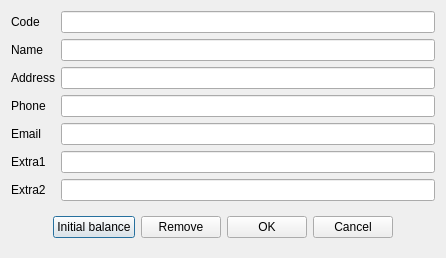
<?xml version="1.0" encoding="UTF-8"?>
<ui version="4.0">
 <class>RECityLedger</class>
 <widget class="QDialog" name="RECityLedger">
  <property name="geometry">
   <rect>
    <x>0</x>
    <y>0</y>
    <width>446</width>
    <height>241</height>
   </rect>
  </property>
  <property name="windowTitle">
   <string>City ledger</string>
  </property>
  <layout class="QGridLayout" name="gridLayout">
   <item row="0" column="0">
    <widget class="QLabel" name="label">
     <property name="text">
      <string>Code</string>
     </property>
    </widget>
   </item>
   <item row="0" column="1">
    <widget class="EQLineEdit" name="leCode">
     <property name="readOnly">
      <bool>true</bool>
     </property>
     <property name="Field" stdset="0">
      <string>f_id</string>
     </property>
     <property name="PrimaryKey" stdset="0">
      <bool>true</bool>
     </property>
    </widget>
   </item>
   <item row="1" column="1">
    <widget class="EQLineEdit" name="leName">
     <property name="Field" stdset="0">
      <string>f_name</string>
     </property>
    </widget>
   </item>
   <item row="1" column="0">
    <widget class="QLabel" name="label_2">
     <property name="text">
      <string>Name</string>
     </property>
    </widget>
   </item>
   <item row="2" column="0">
    <widget class="QLabel" name="label_3">
     <property name="text">
      <string>Address</string>
     </property>
    </widget>
   </item>
   <item row="3" column="0">
    <widget class="QLabel" name="label_4">
     <property name="text">
      <string>Phone</string>
     </property>
    </widget>
   </item>
   <item row="2" column="1">
    <widget class="EQLineEdit" name="leAddress">
     <property name="Field" stdset="0">
      <string>f_address</string>
     </property>
    </widget>
   </item>
   <item row="3" column="1">
    <widget class="EQLineEdit" name="lePhone">
     <property name="Field" stdset="0">
      <string>f_phone</string>
     </property>
    </widget>
   </item>
   <item row="4" column="0">
    <widget class="QLabel" name="label_5">
     <property name="text">
      <string>Email</string>
     </property>
    </widget>
   </item>
   <item row="4" column="1">
    <widget class="EQLineEdit" name="leEmail">
     <property name="Field" stdset="0">
      <string>f_email</string>
     </property>
    </widget>
   </item>
   <item row="7" column="0" colspan="2">
    <widget class="QWidget" name="widget" native="true">
     <layout class="QHBoxLayout" name="horizontalLayout">
      <item>
       <spacer name="horizontalSpacer">
        <property name="orientation">
         <enum>Qt::Horizontal</enum>
        </property>
        <property name="sizeHint" stdset="0">
         <size>
          <width>95</width>
          <height>20</height>
         </size>
        </property>
       </spacer>
      </item>
      <item>
       <widget class="QPushButton" name="btnInitialBalance">
        <property name="text">
         <string>Initial balance</string>
        </property>
       </widget>
      </item>
      <item>
       <widget class="QPushButton" name="btnRemove">
        <property name="text">
         <string>Remove</string>
        </property>
       </widget>
      </item>
      <item>
       <widget class="QPushButton" name="btnOk">
        <property name="text">
         <string>OK</string>
        </property>
       </widget>
      </item>
      <item>
       <widget class="QPushButton" name="btnCancel">
        <property name="text">
         <string>Cancel</string>
        </property>
       </widget>
      </item>
      <item>
       <spacer name="horizontalSpacer_2">
        <property name="orientation">
         <enum>Qt::Horizontal</enum>
        </property>
        <property name="sizeHint" stdset="0">
         <size>
          <width>95</width>
          <height>20</height>
         </size>
        </property>
       </spacer>
      </item>
     </layout>
    </widget>
   </item>
   <item row="5" column="1">
    <widget class="EQLineEdit" name="leExtra1">
     <property name="Field" stdset="0">
      <string>f_extra1</string>
     </property>
    </widget>
   </item>
   <item row="6" column="1">
    <widget class="EQLineEdit" name="leExtra2">
     <property name="Field" stdset="0">
      <string>f_extra2</string>
     </property>
    </widget>
   </item>
   <item row="5" column="0">
    <widget class="QLabel" name="label_6">
     <property name="text">
      <string>Extra1</string>
     </property>
    </widget>
   </item>
   <item row="6" column="0">
    <widget class="QLabel" name="label_7">
     <property name="text">
      <string>Extra2</string>
     </property>
    </widget>
   </item>
  </layout>
 </widget>
 <customwidgets>
  <customwidget>
   <class>EQLineEdit</class>
   <extends>QLineEdit</extends>
   <header location="global">eqlineedit.h</header>
   <slots>
    <signal>customButtonClicked(bool)</signal>
   </slots>
  </customwidget>
 </customwidgets>
 <resources/>
 <connections/>
</ui>
